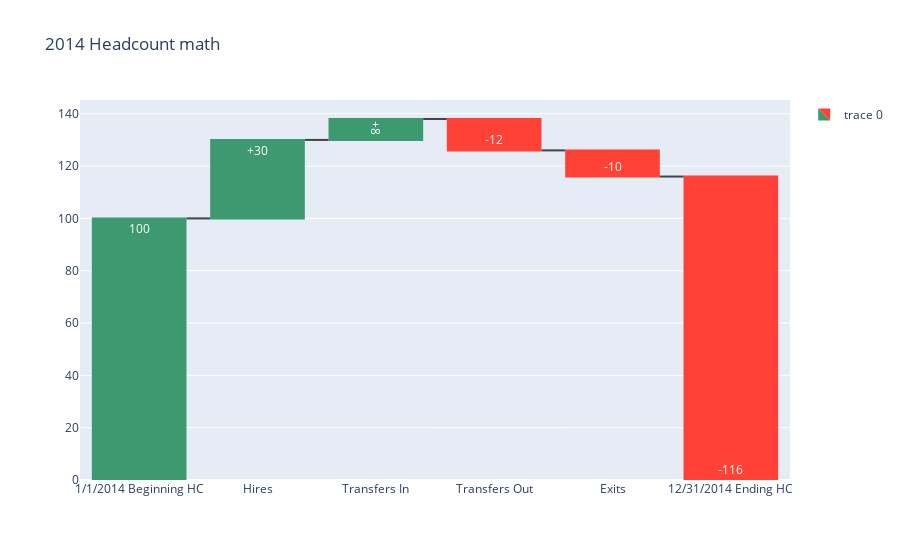

Here is the notebook cell this chart was saved with:
### Markdown cell above
![image.png](attachment:image.png)

### Code cell
import plotly.graph_objects as go
data = [100, 30, 8, -12, -10, -116]
cumulative = np.cumsum(data)

fig = go.Figure(go.Waterfall(
    x=['1/1/2014 Beginning HC', 'Hires', 'Transfers In', 'Transfers Out', 'Exits', '12/31/2014 Ending HC'],
    text=['100', '+30', '+8', '-12', '-10', '-116'],
    textposition='inside',
    y = data,
    measure = ['relative', 'relative', 'relative', 'relative', 'relative', 'relative', 'total'],
    connector_visible = True,
))

fig.update_layout(
        title = "2014 Headcount math",
        showlegend = True
)

fig.show()

### Figure 1 — Plotly figure (JSON) as saved in the notebook; plotly's stock layout.template omitted (floating-point values rounded to 4 significant figures)
{"data": [{"connector": {"visible": true}, "measure": ["relative", "relative", "relative", "relative", "relative", "relative", "total"], "text": ["100", "+30", "+8", "-12", "-10", "-116"], "textposition": "inside", "type": "waterfall", "x": ["1/1/2014 Beginning HC", "Hires", "Transfers In", "Transfers Out", "Exits", "12/31/2014 Ending HC"], "y": [100, 30, 8, -12, -10, -116]}], "layout": {"showlegend": true, "title": {"text": "2014 Headcount math"}}}
